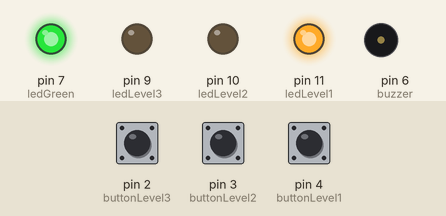
A sketch run on a simulated Arduino Uno, built with avr-gcc and run on an emulated ATmega328P. On the bench: output pins drawn as LEDs (lit = HIGH), buzzer (waves = sounding). Dashed ring = blinking. Inputs (shaded band) come from the test bench; at power-on: pin 2 (buttonLevel3) HIGH, pin 3 (buttonLevel2) HIGH, pin 4 (buttonLevel1) HIGH.

Above: at 1.2 s.
1.3 s: pin 2 (buttonLevel3) pulled LOW for 0.15 s
At 4.1 s:
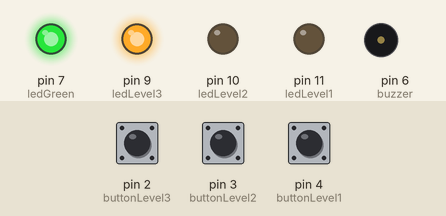
4.3 s: pin 3 (buttonLevel2) pulled LOW for 0.15 s
At 6.0 s:
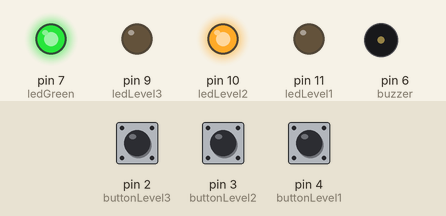
7.3 s: pin 4 (buttonLevel1) pulled LOW for 0.15 s
At 7.5 s:
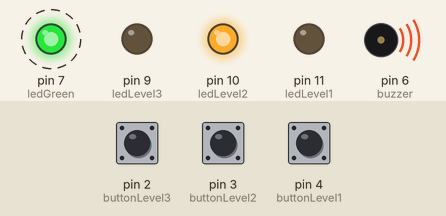
10.3 s: pin 2 (buttonLevel3) pulled LOW for 1 s
At 10.5 s:
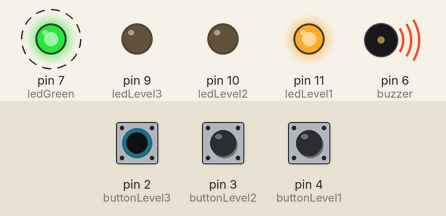
13.3 s: pin 3 (buttonLevel2) pulled LOW for 1 s
At 13.5 s:
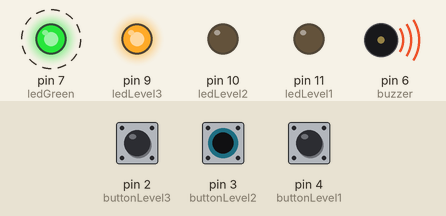
Timing chart, 0 to 16.3 s (numbered marks = the images above; inputs shaded):
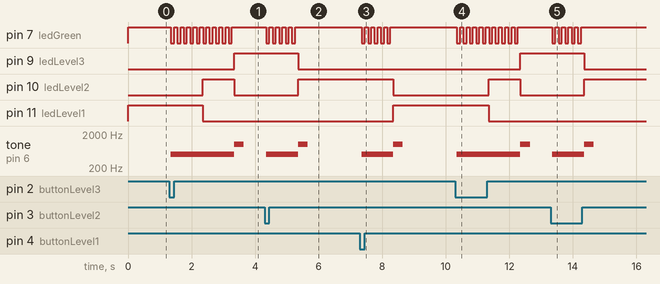

The sketch:

Code.ino
```cpp
const int ledLevel1 = 11;
const int ledLevel2 = 10;
const int ledLevel3 = 9;
const int ledGreen = 7;
const int buttonLevel1 = 4;
const int buttonLevel2 = 3;
const int buttonLevel3 = 2;
const int buzzer = 6;

byte led1State = HIGH;
byte led2State = LOW;
byte led3State = LOW;
byte ledGreenState = HIGH;

byte reading1 = LOW;
byte reading2 = LOW;
byte reading3 = LOW;
byte lastReading1 = LOW;
byte lastReading2 = LOW;
byte lastReading3 = LOW;

unsigned int lastDebounce1 = 0;
unsigned int lastDebounce2 = 0;
unsigned int lastDebounce3 = 0;
unsigned int debounceDelay = 50;
unsigned int lastDebounceGreen = 0;
unsigned int debounceDelayGreen = 100;
unsigned int lastTransition = 0;
unsigned int transitionDelay = 1000;

int currentLevel = 1;
int targetLevel = 1;
int buzzerTone = 1000;

void setup() {
  pinMode(ledLevel1, OUTPUT);
  pinMode(ledLevel2, OUTPUT);
  pinMode(ledLevel3, OUTPUT);
  pinMode(ledGreen, OUTPUT);
  pinMode(buttonLevel1, INPUT_PULLUP);
  pinMode(buttonLevel2, INPUT_PULLUP);
  pinMode(buttonLevel3, INPUT_PULLUP);
  Serial.begin(9600);
}

void loop() {
  LightLeds();

  // daca liftul este in miscare, nu se poate citi alt buton care sa intrerupa procesul
  if (currentLevel == targetLevel)
  {
    ledGreenState = HIGH;
    lastTransition = millis();
    ReadButtons();
  }
  else
  {
    ElevatorElevatingSound();
    GreenLedBlink();
    NextLevel();
    CurrentLedLight();
  }
}

void ReadButtons()
{
    // citeste butonul 1
    reading1 = digitalRead(buttonLevel1);
    if (reading1 != lastReading1) {
      lastDebounce1 = millis();
    }
    if ((millis() - lastDebounce1) > debounceDelay) {
      targetLevel = 1;
      lastReading1 = reading1;

    }

    // citeste butonul 2
    reading2 = digitalRead(buttonLevel2);
    if (reading2 != lastReading2) {
      lastDebounce2 = millis();
    }
    if ((millis() - lastDebounce2) > debounceDelay) {
      targetLevel = 2;
      lastReading2 = reading2;
    }

    // citeste butonul 3
    reading3 = digitalRead(buttonLevel3);
    if (reading3 != lastReading3) {
      lastDebounce3 = millis();
    }
    if ((millis() - lastDebounce3) > debounceDelay) {
      targetLevel = 3;
      lastReading3 = reading3;
    }
  // Serial.println(targetLevel);
}

void LightLeds(){
  digitalWrite(ledLevel1, led1State);
  digitalWrite(ledLevel2, led2State);
  digitalWrite(ledLevel3, led3State);
  digitalWrite(ledGreen, ledGreenState);
}

void CurrentLedLight()
{
    // Turn off all LEDs
    led1State = LOW;
    led2State = LOW;
    led3State = LOW;

    // Turn on the LED corresponding to the current level
    if (currentLevel == 1)
    {
      led1State = HIGH;
    }
    else if (currentLevel == 2)
    {
      led2State = HIGH;
    }
    else if (currentLevel == 3)
    {
      led3State = HIGH;
    }
}

void NextLevel()
{
  // create a delay when changing levels
  if(millis() - lastTransition < transitionDelay)
    return;
  lastTransition = millis();

  // go to next level
  if (currentLevel < targetLevel) currentLevel += 1;
  else currentLevel -= 1;

  // check if elevator arrived
  if(currentLevel == targetLevel){
    ElevatorArrivesSound();
  }
}

void GreenLedBlink(){
    if(millis() - lastDebounceGreen > debounceDelayGreen){
      ledGreenState = !ledGreenState;
      lastDebounceGreen = millis();
    }
}

void ElevatorElevatingSound(){
  tone(buzzer,500);
}
void ElevatorArrivesSound(){
  tone(buzzer,1000,300);
}
```

Measured:
- after the input at 1.3 s, pin 7 (ledGreen): alternates HIGH for 0.10 s and LOW for 0.10 s, 20 changes in all, then stays HIGH, starting after 0.05 s; pin 9 (ledLevel3): LOW → HIGH after 2.0 s
- after the input at 4.3 s, pin 7 (ledGreen): alternates HIGH for 0.10 s and LOW for 0.10 s, 10 changes in all, then stays HIGH, starting after 0.05 s; pin 9 (ledLevel3): HIGH → LOW after 1.1 s; pin 10 (ledLevel2): LOW → HIGH after 1.1 s; tone on pin 6 (buzzer): silent → 500 Hz after 0.05 s, → 1000 Hz 1.0 s later, → silent 0.30 s later
- after the input at 7.3 s, pin 7 (ledGreen): alternates HIGH for 0.10 s and LOW for 0.10 s, 10 changes in all, then stays HIGH, starting after 0.05 s; pin 10 (ledLevel2): HIGH → LOW after 1.1 s; pin 11 (ledLevel1): LOW → HIGH after 1.1 s; tone on pin 6 (buzzer): silent → 500 Hz after 0.05 s, → 1000 Hz 1.0 s later, → silent 0.30 s later
- after the input at 10.3 s, pin 7 (ledGreen): alternates HIGH for 0.10 s and LOW for 0.10 s, 20 changes in all, then stays HIGH, starting after 0.05 s; pin 9 (ledLevel3): LOW → HIGH after 2.1 s
- after the input at 13.3 s, pin 7 (ledGreen): alternates HIGH for 0.10 s and LOW for 0.10 s, 10 changes in all, then stays HIGH, starting after 0.05 s; pin 9 (ledLevel3): HIGH → LOW after 1.1 s; pin 10 (ledLevel2): LOW → HIGH after 1.1 s; tone on pin 6 (buzzer): silent → 500 Hz after 0.05 s, → 1000 Hz 1.0 s later, → silent 0.30 s later
